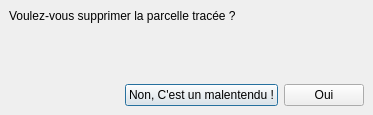
<?xml version="1.0" encoding="UTF-8"?>
<ui version="4.0">
 <class>Dialog</class>
 <widget class="QDialog" name="Dialog">
  <property name="geometry">
   <rect>
    <x>0</x>
    <y>0</y>
    <width>373</width>
    <height>115</height>
   </rect>
  </property>
  <property name="windowTitle">
   <string>Confirmation</string>
  </property>
  <property name="windowIcon">
   <iconset resource="../icons.qrc">
    <normaloff>:/sig/icone/cross.png</normaloff>:/sig/icone/cross.png</iconset>
  </property>
  <layout class="QVBoxLayout" name="verticalLayout">
   <property name="leftMargin">
    <number>0</number>
   </property>
   <property name="topMargin">
    <number>0</number>
   </property>
   <property name="rightMargin">
    <number>0</number>
   </property>
   <property name="bottomMargin">
    <number>0</number>
   </property>
   <item>
    <widget class="QStackedWidget" name="stackedWidget">
     <property name="styleSheet">
      <string notr="true"/>
     </property>
     <property name="currentIndex">
      <number>0</number>
     </property>
     <widget class="QWidget" name="page">
      <layout class="QVBoxLayout" name="verticalLayout_2">
       <item>
        <widget class="QLabel" name="label">
         <property name="text">
          <string>Voulez-vous supprimer la parcelle tracée ?</string>
         </property>
        </widget>
       </item>
       <item>
        <spacer name="verticalSpacer">
         <property name="orientation">
          <enum>Qt::Vertical</enum>
         </property>
         <property name="sizeHint" stdset="0">
          <size>
           <width>20</width>
           <height>40</height>
          </size>
         </property>
        </spacer>
       </item>
       <item>
        <layout class="QHBoxLayout" name="horizontalLayout">
         <item>
          <spacer name="horizontalSpacer">
           <property name="orientation">
            <enum>Qt::Horizontal</enum>
           </property>
           <property name="sizeHint" stdset="0">
            <size>
             <width>40</width>
             <height>20</height>
            </size>
           </property>
          </spacer>
         </item>
         <item>
          <widget class="QPushButton" name="pushButtonCancel">
           <property name="text">
            <string>Non, C'est un malentendu !</string>
           </property>
           <property name="default">
            <bool>true</bool>
           </property>
          </widget>
         </item>
         <item>
          <widget class="QPushButton" name="pushButtonConfirm">
           <property name="text">
            <string>Oui</string>
           </property>
          </widget>
         </item>
        </layout>
       </item>
      </layout>
     </widget>
     <widget class="QWidget" name="page_2">
      <layout class="QVBoxLayout" name="verticalLayout_3">
       <item>
        <widget class="QLabel" name="label_2">
         <property name="text">
          <string>Dans ce cas, veuillez entrer le motif :</string>
         </property>
        </widget>
       </item>
       <item>
        <widget class="QLineEdit" name="lineEditMotif"/>
       </item>
       <item>
        <spacer name="verticalSpacer_2">
         <property name="orientation">
          <enum>Qt::Vertical</enum>
         </property>
         <property name="sizeHint" stdset="0">
          <size>
           <width>20</width>
           <height>40</height>
          </size>
         </property>
        </spacer>
       </item>
       <item>
        <layout class="QHBoxLayout" name="horizontalLayout_2">
         <item>
          <spacer name="horizontalSpacer_2">
           <property name="orientation">
            <enum>Qt::Horizontal</enum>
           </property>
           <property name="sizeHint" stdset="0">
            <size>
             <width>40</width>
             <height>20</height>
            </size>
           </property>
          </spacer>
         </item>
         <item>
          <widget class="QPushButton" name="pushButtonCancel2">
           <property name="text">
            <string>Annuler</string>
           </property>
           <property name="default">
            <bool>true</bool>
           </property>
          </widget>
         </item>
         <item>
          <widget class="QPushButton" name="pushButtonOK">
           <property name="text">
            <string>OK</string>
           </property>
          </widget>
         </item>
        </layout>
       </item>
      </layout>
     </widget>
    </widget>
   </item>
  </layout>
 </widget>
 <resources>
  <include location="../icons.qrc"/>
 </resources>
 <connections/>
</ui>
